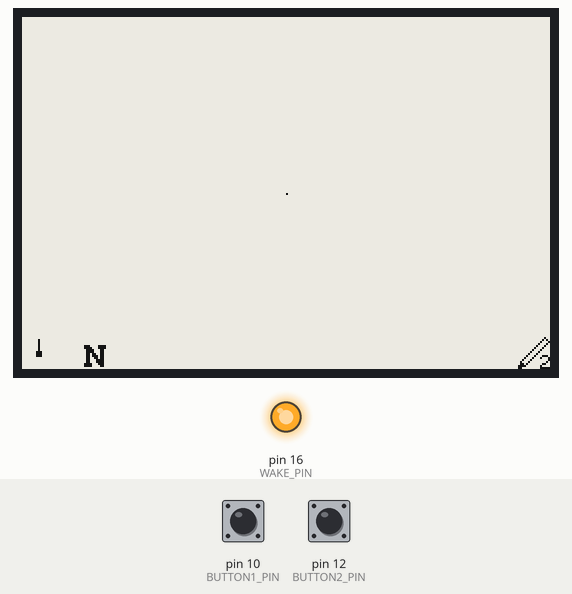
Bench run of a sketch on a simulated Arduino Uno, built for the host (arithmetic inside an expression is 32-bit, double 64-bit). On the bench: 264×176 one-colour display, output pins drawn as LEDs (lit = HIGH). The test bench sets the inputs (shaded band); at power-on: pin 10 (BUTTON1_PIN) HIGH, pin 12 (BUTTON2_PIN) HIGH. What the sketch prints to the serial monitor is not drawn.

Above: at 5.6 s.
5.7 s: pin 10 (BUTTON1_PIN) pulled LOW for 0.55 s
At 7.2 s:
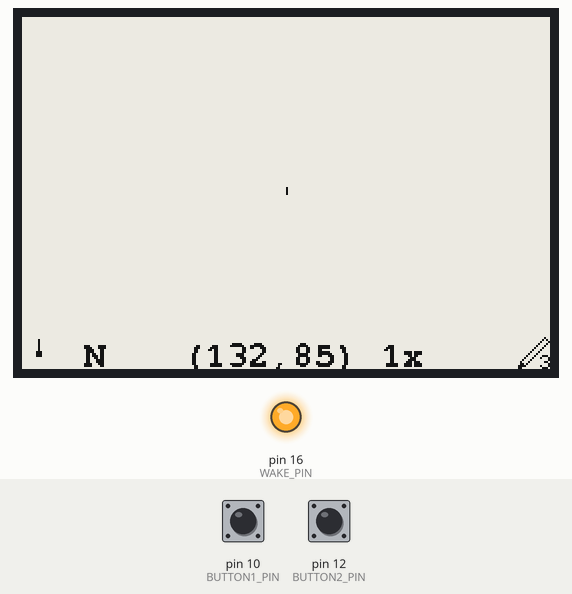
9.2 s: pin 12 (BUTTON2_PIN) pulled LOW for 0.55 s
At 10.3 s:
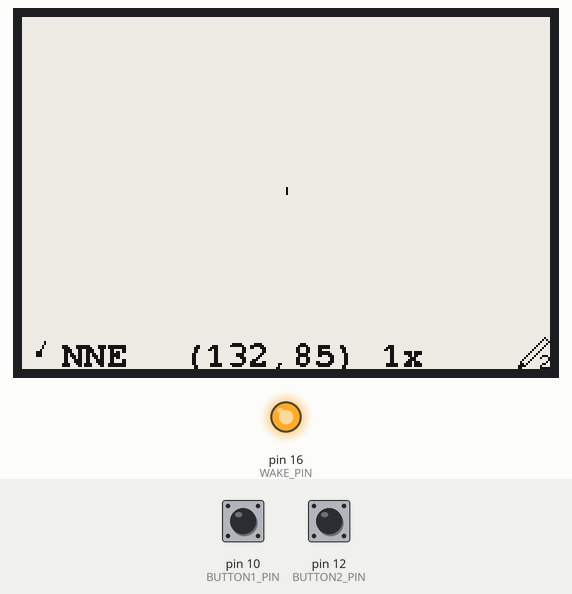
12.7 s: pin 12 (BUTTON2_PIN) pulled LOW for 3.2 s
At 16.7 s:
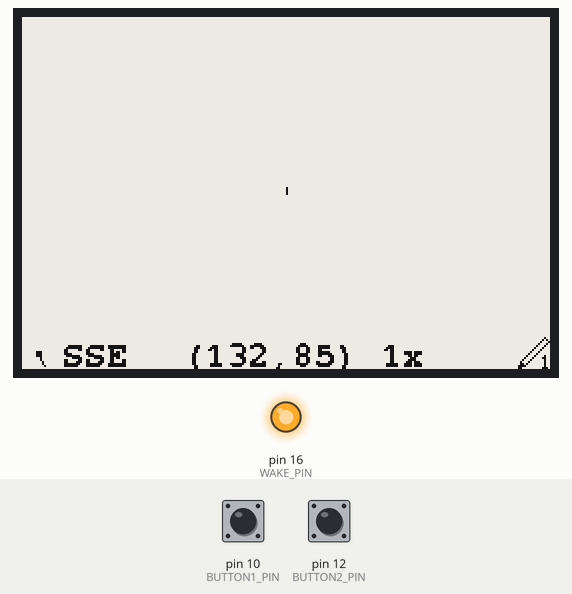
17.4 s: pin 10 (BUTTON1_PIN) pulled LOW for 1 s
At 19.2 s:
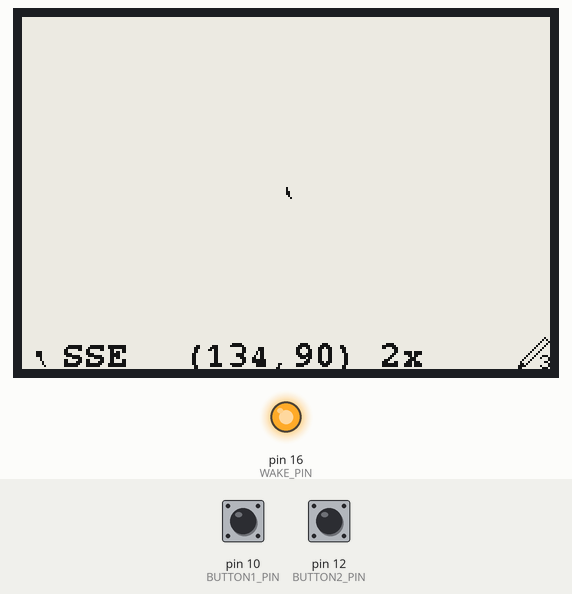
21.4 s: pin 12 (BUTTON2_PIN) pulled LOW for 1 s
At 22.3 s:
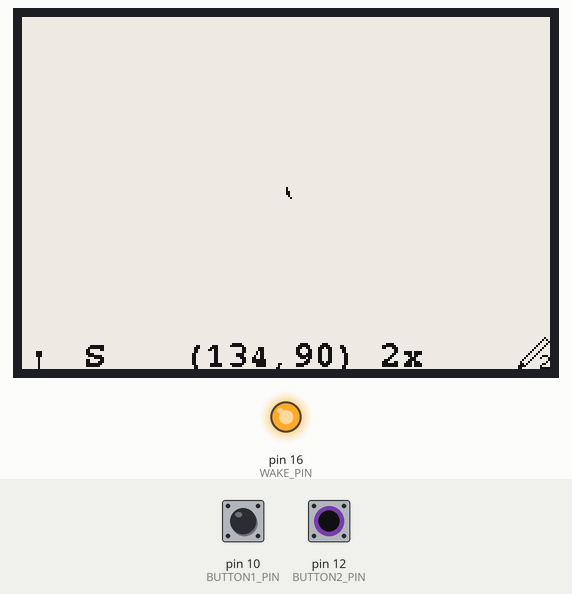
25.4 s: pin 10 (BUTTON1_PIN) pulled LOW for 0.55 s
At 26.3 s:
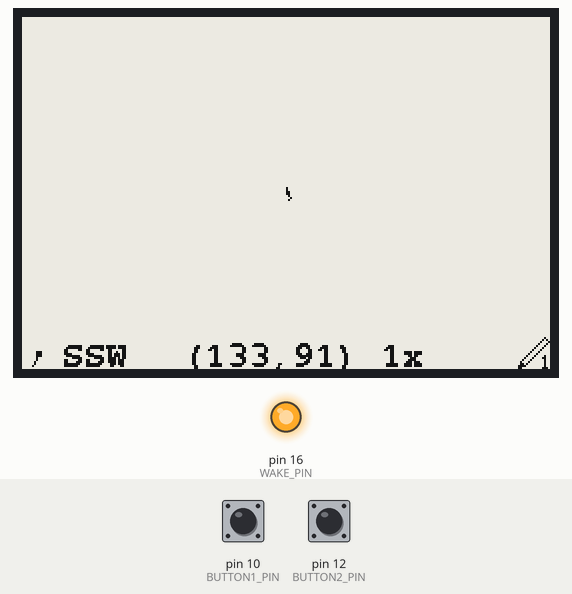
Timing chart, 0 to 28.4 s (numbered marks = the images above; inputs shaded):
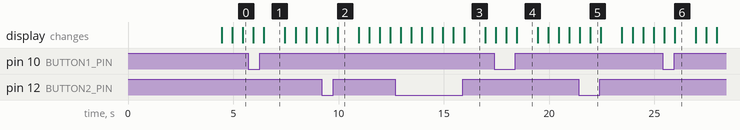

The sketch:

CodeCardDraw.ino
```cpp
// (licence header left out)
    /**The MIT License (MIT)

    Copyright (c) 2020 by Harold Dickerman

    Permission is hereby granted, free of charge, to any person obtaining a copy
    of this software and associated documentation files (the "Software"), to deal
    in the Software without restriction, including without limitation the rights
    to use, copy, modify, merge, publish, distribute, sublicense, and/or sell
    copies of the Software, and to permit persons to whom the Software is
    furnished to do so, subject to the following conditions:

    The above copyright notice and this permission notice shall be included in all
    copies or substantial portions of the Software.

    THE SOFTWARE IS PROVIDED "AS IS", WITHOUT WARRANTY OF ANY KIND, EXPRESS OR
    IMPLIED, INCLUDING BUT NOT LIMITED TO THE WARRANTIES OF MERCHANTABILITY,
    FITNESS FOR A PARTICULAR PURPOSE AND NONINFRINGEMENT. IN NO EVENT SHALL THE
    AUTHORS OR COPYRIGHT HOLDERS BE LIABLE FOR ANY CLAIM, DAMAGES OR OTHER
    LIABILITY, WHETHER IN AN ACTION OF CONTRACT, TORT OR OTHERWISE, ARISING FROM,
    OUT OF OR IN CONNECTION WITH THE SOFTWARE OR THE USE OR OTHER DEALINGS IN THE
    SOFTWARE.
    */
//
//  Button A changes direction that the cursor will move and the direction is shown in the lower left corner
//  Button B moves cursor in the direction indicated by the number of steps as shown in the lower right corner
//  Pressing both Buttons A and B changes the mode (erase, draw 1 step, draw 2 steps, draw 3 steps, draw 4 steps, or draw 5 steps)
//  The X, Y and number of repeated steps (when holding the B Button) is shown on the bottom
//

#include <pgmspace.h>         // Using PROGMEM for Font
#include <GxEPD2_BW.h>        // Download/Clone and put in Arduino Library https://github.com/ZinggJM/GxEPD2

#include <Fonts/FreeMonoBold9pt7b.h>

#include "icons.h" // Control icons and name to index funcion

// Also make sure you have the Adafruit GFX library

GxEPD2_BW<GxEPD2_270, GxEPD2_270::HEIGHT> display(GxEPD2_270(/*CS=D8*/ 2, /*DC=D3*/ 0, /*RST=D4*/ 4, /*BUSY=D2*/ 5)); // 2.7" b/w 264x176

#define WAKE_PIN 16
#define BAUD_SPEED 115200

// Button pins
#define BUTTON1_PIN 10   //10
#define BUTTON2_PIN 12    //12
#define LED_PIN 2 // LED Pin (active low)

int btn1State = LOW;
int btn2State = LOW;
int button1Cnt = 0;  // count of button press duration for debounce
int button2Cnt = 0;  // count of button press duration for debounce
bool btn1First = false;  //button 1 pressed before button 2
bool btn2First = false;  //button 2 pressed before button 1

int stepCnt = 0; // count of steps

float x ; // note x & y should be integers, set to floating point to accumulate fractions for movement
float y ; // note x & y should be integers, set to floating point to accumulate fractions for movement
int i;
int ii;
int currentPixel = 0; // color of current pixel

// direction index 0-15 corresponds to 0-337.5 degrees in increments of 22.5 degrees
const int deltaX[] = { 0 , 3 , 5 , 6 , 7 , 6 , 5 , 3 , 0 ,-3 ,-5 ,-6 ,-7 ,-6 ,-5 ,-3 };  // X axis points for direction index
const int deltaY[] = {-7 ,-6 ,-5 ,-3 , 0 , 3 , 5 , 6 , 7 , 6 , 5 , 3 , 0 ,-3 ,-5 ,-6 };  // X axis points for direction index
const float sinDir[] = {0 ,0.382683588 ,0.707107019 ,0.923879726 ,1 ,0.92387921 ,0.707106067 ,0.382682344 ,0 ,-0.382684832 ,-0.707107971 ,-0.923880241 ,-1 ,-0.923878695 ,-0.707105115 ,-0.3826811}; // sin table for direction index
const float cosDir[] = {1 ,0.923879468 ,0.707106543 ,0.382682966 ,0 ,-0.38268421 ,-0.707107495 ,-0.923879983 ,-1 ,-0.923878953 ,-0.707105591 ,-0.382681722 ,0 ,0.382685454 ,0.707108447 ,0.923880499}; // cos table for direction index
const char compassPoint[][4] = {" N ","NNE","N-E","ENE"," E ","ESE","S-E","SSE"," S ","SSW","S-W","WSW"," W ","WNW","N-W","NNW"};

byte direction = 0;
byte controlState = 0;

void setup() {
  pinMode(WAKE_PIN, OUTPUT);
  digitalWrite(WAKE_PIN, HIGH); //immediately set wake pin to HIGH to keep the chip enabled

  pinMode(BUTTON1_PIN, INPUT_PULLUP);
  pinMode(BUTTON2_PIN, INPUT_PULLUP);
  pinMode(LED_PIN, INPUT_PULLUP); // LED
  digitalWrite(LED_PIN, LOW); //immediately set wake pin to HIGH to keep LED off

  btn1State = digitalRead(BUTTON1_PIN);
  btn2State = digitalRead(BUTTON2_PIN);

  Serial.begin(BAUD_SPEED);
  Serial.println("Starting...");

  display.init();

  helloWorld();

  //wait for any key press
  pinMode(BUTTON2_PIN, INPUT_PULLUP);  // Button 2 = B
  while (digitalRead(BUTTON1_PIN) == 0 && digitalRead(BUTTON2_PIN) == 0)
  {
    yield(); // Nothing to do but wait....BLOCKING code, yield() allows WDT timer to be reset and not stack dump...
  }

  //reset and clear screen
  display.setFullWindow();
  display.setRotation(3);
  display.firstPage();
  display.fillScreen(GxEPD_WHITE);
  display.nextPage();

  x = display.width()/2;
  y = display.height()/2;
  display.setPartialWindow(0, 0, display.width(), display.height());  // whole screen as partial

  controlState = 1; // write 1 step
  displayControl(); // update screen

  direction  = 0; // upwards
  displayDirection(); // update screen

}

void loop()
{
    // Speed of loop dictated by speed of display.nextpage()
    {
    // This is all the button logic.....
    // display uses SPI1/HSPI which impacts GPIO12 used by button 2, pinMode line below resets it so it can be read properly
    pinMode(BUTTON2_PIN, INPUT_PULLUP);  // Button 2 = B
    btn1State = digitalRead(BUTTON1_PIN);
    btn2State = digitalRead(BUTTON2_PIN);

    if (btn1State != 0) button1Cnt++; //increment button cycle counter for debouncing buttons
    if (button1Cnt > 2) button1Cnt = 2; // max of 2 cycles
    if (btn2State != 0) button2Cnt++; //increment button cycle counter for debouncing buttons
    if (button2Cnt > 2) button2Cnt = 2; // max of 2 cycles
    if (button1Cnt == 2 && button2Cnt <  2) btn1First = true; // Button 1 pressed before button 2
    if (button1Cnt <  2 && button2Cnt == 2) btn2First = true; // Button 2 pressed before button 1
    if (btn1State == 0)
    {
      button1Cnt = 0; //reset button press counter if not pressed
      btn1First = false; // reset button pressed first
    }
    if (btn2State == 0)
    {
      button2Cnt = 0; //reset button press counter if not pressed
      btn1First = false; // reset button pressed first
    }

    // Logic based on button presses....
    if (button1Cnt > 1 && button2Cnt > 1 ) // both buttons pressed
    {
      // Do stuff when both buttons pressed
      button1Cnt = 1; // partially clear counter to prevent activating of button1 only
      controlState++;
      if (controlState > 5) controlState = 0;  // only erase and write
      displayControl(); // update icon on screen
    }
    else if (button1Cnt > 1 && button2Cnt == 0 ) // Only A button pressed
    {
      button1Cnt = 1; // partially clear counter
      // Do stuff for only button 1
      direction++;
      if (direction > 15) direction = 0;
      displayDirection(); // update icon on screen
    }
    else if (button1Cnt == 0 && button2Cnt > 1 ) // Only B button pressed
    {
      button2Cnt = 1; // partially clear counter
      // Do stuff for only button 2
      moveCursor();
    }
    else // none of those (no button pressed)
    {
      // nothing to do if nothing pressed
    }

    if (button2Cnt == 0) stepCnt = 0; // reset step count if button 2 was released..

  }  // end of button logic

  display.drawPixel(int(x), int(y), GxEPD_BLACK);

  display.nextPage();

}

void helloWorld()
{
  display.setFullWindow();
  display.setRotation(3);
  display.setFont(&FreeMonoBold9pt7b);
  display.setTextColor(GxEPD_BLACK);
  display.firstPage();

  //Serial.println(FreeMonoBold9pt7b.yAdvance);

  display.fillScreen(GxEPD_WHITE);
  display.setCursor(0, 0); // set to top of display
  display.println(); // advance to first printable line
  display.println(F("      CodeCardDraw"));
  display.println(F("Btn A changes direction"));
  display.println(F("as shown in left corner"));
  display.println(F("Btn B moves cursor"));
  display.println(F("Btn A and B changes mode"));
  display.println(F("as shown in right corner"));
  display.println(F("Number is advance amount"));
  display.println();
  display.println(F("Press a button to start"));

  display.nextPage();

}

void moveCursor()
{

  currentPixel = GxEPD_BLACK; // overwrite with black
  if (controlState == 0 ) currentPixel = GxEPD_WHITE; // erase with white

  ii = 1; // iterate at lease once
  if (controlState > 0 ) ii = controlState; // controlState = interations (except erase)

  for (i=0;i < ii; i++)
  {
    display.drawPixel(int(x), int(y), currentPixel );  // set current pixel prior to move

    if (((x + sinDir[direction]) > 0) && ((x + sinDir[direction]) < display.width()))  // in X bounds of display?
    {
      x = x + sinDir[direction];
    }
    if (((y - cosDir[direction]) > 0) && ((y - cosDir[direction]) < display.height())) // in Y bounds of display?
    {
      y = y - cosDir[direction]; // subtraction due to orientation
    }
  }

  stepCnt++; // count times through and display
  // display X,Y and step count
  display.fillRect(80,176-16,264-80-16,16,GxEPD_WHITE); // clear prior info window
  display.setCursor(80,174);

  display.print("(");
  display.print(int(x));
  display.print(",");
  display.print(int(y));
  display.print(") ");
  display.print(stepCnt);
  display.print("x");
}

void displayControl()
{
  display.fillRect(  264-16 , 176-16,16,16,GxEPD_WHITE); //clear out previons
  display.drawBitmap(264-16 , 176 - 16 , ControlIcon[ controlState ], 16, 16, GxEPD_BLACK );  //  display icon
}

void displayDirection()
{
  display.fillRect(0,176-16,54,16,GxEPD_WHITE); //clear out previons
  display.drawLine(0+8,176-16+8,0+8+deltaX[direction],176-16+8+deltaY[direction],GxEPD_BLACK );  //  display direction line
  display.fillRect(0+8-1,176-16+8-1,3,3,GxEPD_BLACK );  //  draw center square
  display.setCursor(20,174);
  display.print(compassPoint[direction]);
}
```

icons.h
```cpp
//
//  Image data for icons
//

const unsigned char ControlIcon[][16*16] PROGMEM =
{
 {//Erase
  0x0F, 0xE0, //     #######
  0x10, 0x10, //    #       #
  0x10, 0x08, //    #        #
  0x10, 0x08, //    #        #
  0x10, 0x08, //    #        #
  0x10, 0x08, //    #        #
  0x1F, 0xF8, //    ##########
  0x1F, 0xF8, //    ##########
  0x1F, 0xF8, //    ##########
  0x1F, 0xF8, //    ##########
  0x1F, 0xF8, //    ##########
  0x1F, 0xF8, //    ##########
  0x1F, 0xF8, //    ##########
  0x1F, 0xF8, //    ##########
  0x1F, 0xF8, //    ##########
  0x1F, 0xF8  //    ##########
 },
 {//draw
  0x00, 0x04, //              #
  0x00, 0x0A, //             # #
  0x00, 0x11, //            #   #
  0x00, 0x22, //           #   #
  0x00, 0x44, //          #   #
  0x00, 0x88, //         #   #
  0x01, 0x10, //        #   #
  0x02, 0x20, //       #   #
  0x04, 0x40, //      #   #
  0x08, 0x84, //     #   #    #
  0x11, 0x0C, //    #   #    ##
  0x22, 0x04, //   #   #      #
  0x44, 0x04, //  #   #       #
  0x68, 0x04, //  ## #        #
  0xF0, 0x04, // ####         #
  0xC0, 0x0E  // ##          ###
 },
 {//draw 2
  0x00, 0x04, //              #
  0x00, 0x0A, //             # #
  0x00, 0x11, //            #   #
  0x00, 0x22, //           #   #
  0x00, 0x44, //          #   #
  0x00, 0x88, //         #   #
  0x01, 0x10, //        #   #
  0x02, 0x20, //       #   #
  0x04, 0x40, //      #   #
  0x08, 0x8E, //     #   #   ###
  0x11, 0x11, //    #   #   #   #
  0x22, 0x01, //   #   #        #
  0x44, 0x02, //  #   #        #
  0x68, 0x0C, //  ## #       ##
  0xF0, 0x10, // ####       #
  0xC0, 0x1F  // ##         #####
 },
 {// draw 3
  0x00, 0x04, //              #
  0x00, 0x0A, //             # #
  0x00, 0x11, //            #   #
  0x00, 0x22, //           #   #
  0x00, 0x44, //          #   #
  0x00, 0x88, //         #   #
  0x01, 0x10, //        #   #
  0x02, 0x20, //       #   #
  0x04, 0x40, //      #   #
  0x08, 0x8E, //     #   #   ###
  0x11, 0x11, //    #   #   #   #
  0x22, 0x01, //   #   #        #
  0x44, 0x06, //  #   #       ##
  0x68, 0x01, //  ## #          #
  0xF0, 0x11, // ####       #   #
  0xC0, 0x0E  // ##          ###
 },
 {//draw 4
  0x00, 0x04, //              #
  0x00, 0x0A, //             # #
  0x00, 0x11, //            #   #
  0x00, 0x22, //           #   #
  0x00, 0x44, //          #   #
  0x00, 0x88, //         #   #
  0x01, 0x10, //        #   #
  0x02, 0x20, //       #   #
  0x04, 0x40, //      #   #
  0x08, 0x86, //     #   #    ##
  0x11, 0x0A, //    #   #    # #
  0x22, 0x12, //   #   #    #  #
  0x44, 0x1F, //  #   #     #####
  0x68, 0x02, //  ## #         #
  0xF0, 0x02, // ####          #
  0xC0, 0x07  // ##           ###
 },
 {//draw 5
  0x00, 0x04, //              #
  0x00, 0x0A, //             # #
  0x00, 0x11, //            #   #
  0x00, 0x22, //           #   #
  0x00, 0x44, //          #   #
  0x00, 0x88, //         #   #
  0x01, 0x10, //        #   #
  0x02, 0x20, //       #   #
  0x04, 0x40, //      #   #
  0x08, 0x9F, //     #   #  #####
  0x11, 0x10, //    #   #   #
  0x22, 0x10, //   #   #    #
  0x44, 0x1E, //  #   #     ####
  0x68, 0x01, //  ## #          #
  0xF0, 0x11, // ####       #   #
  0xC0, 0x0E  // ##          ###
 }
};
```

Measured:
- after the input at 5.7 s, the display: first differs from a run without the input after 0.76 s (image 1)
- after the input at 9.2 s, the display: first differs from a run without the input after 0.76 s (image 2)
- after the input at 12.7 s, the display: first differs from a run without the input after 0.76 s (image 3 shows a later state)
- after the input at 17.4 s, the display: first differs from a run without the input after 0.56 s (image 4 shows a later state)
- after the input at 21.4 s, the display: first differs from a run without the input after 0.56 s (image 5)
- after the input at 25.4 s, the display: first differs from a run without the input after 0.56 s (image 6)
